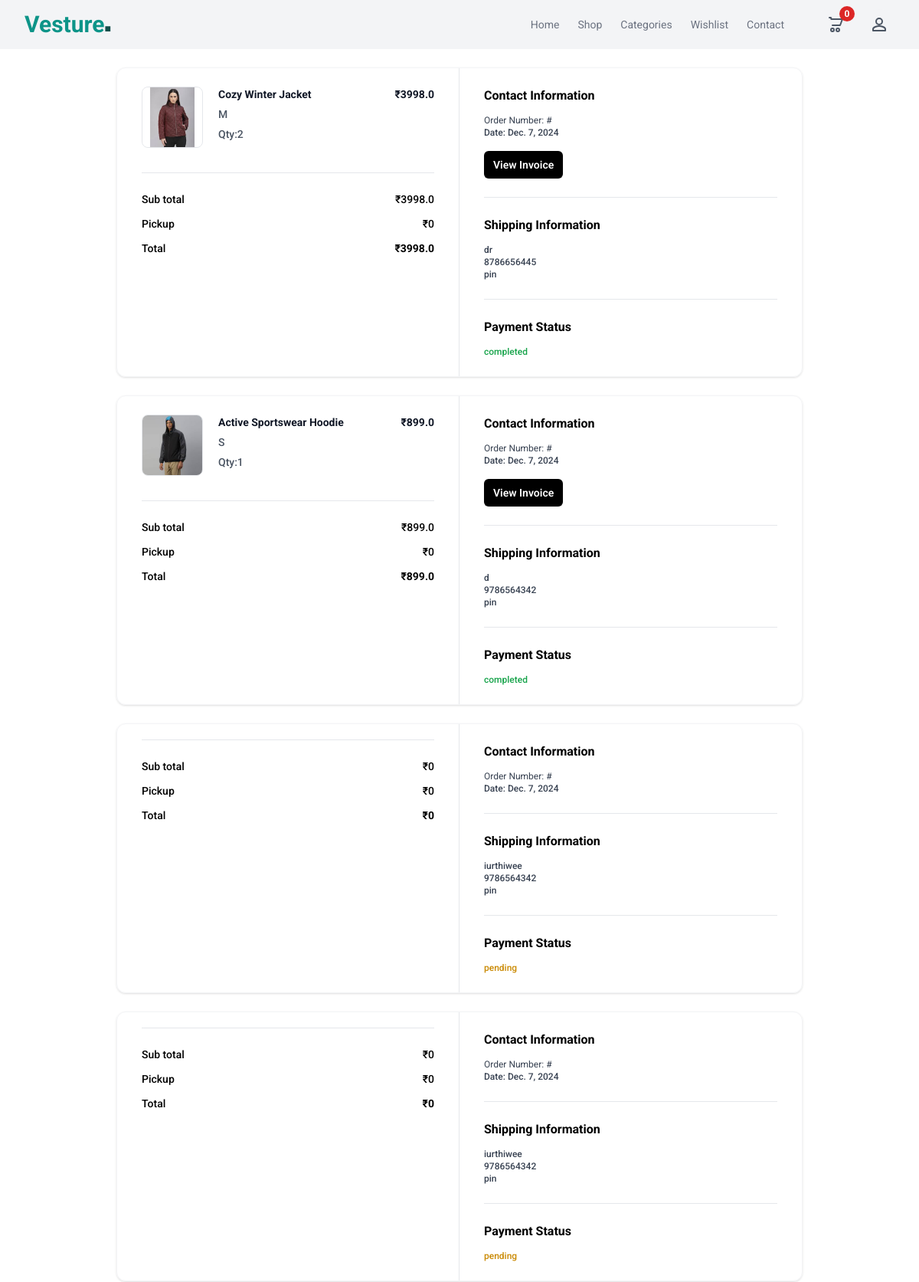
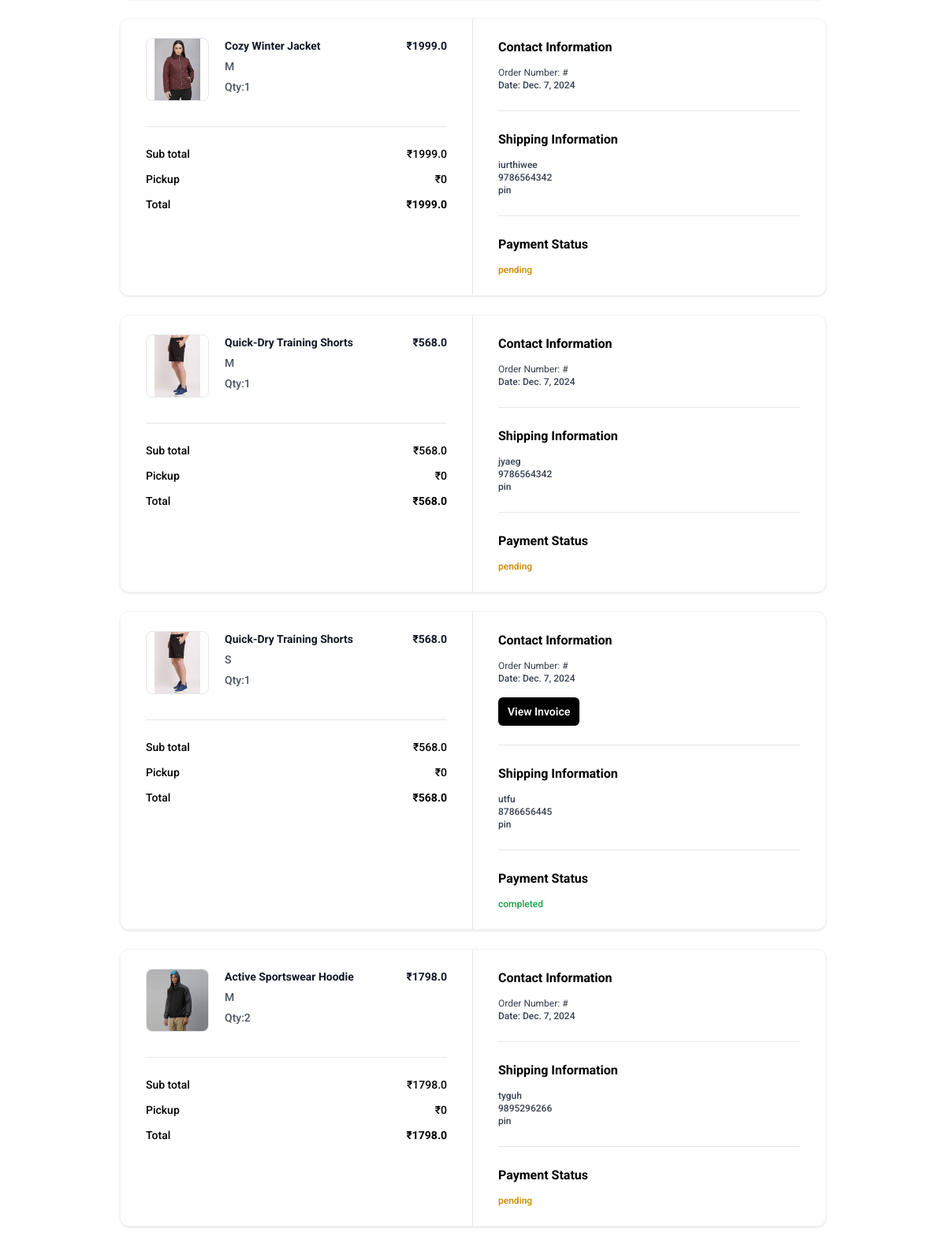
The app's page /order/summary/ (signed in, upper part) with its own data (2 pictures, top to bottom).
### store/models.py (models this page shows, shortened)
class BaseModel(models.Model):
    created_date=models.DateTimeField(auto_now_add=True)
    updated_date=models.DateTimeField(auto_now=True)
    is_active=models.BooleanField(default=True)

class OrderItem(BaseModel):
    order_object=models.ForeignKey(Order,on_delete=models.CASCADE, related_name="orderitems")
    product_object=models.ForeignKey(Product, on_delete=models.CASCADE)
    quantity=models.PositiveIntegerField(default=1)
    size_object=models.ForeignKey(Size, on_delete=models.CASCADE)
    price=models.FloatField()
    @property
    def item_total_price(self):
        return self.quantity * self.price

class Product(BaseModel):
    title=models.CharField(max_length=200)
    description=models.TextField()
    price=models.PositiveIntegerField()
    picture=models.ImageField(upload_to="product_images", null=True, blank=True)
    brand_object=models.ForeignKey(Brand, on_delete=models.CASCADE)
    category_object=models.ForeignKey(Category, on_delete=models.CASCADE)
    size_objects=models.ManyToManyField(Size)
    tag_objects=models.ManyToManyField(Tag)
    color=models.CharField(max_length=200)

class Size(BaseModel):
    name=models.CharField(max_length=200)
    def __str__(self):
        return self.name

class Order(BaseModel):
    customer=models.ForeignKey(User, on_delete=models.CASCADE, related_name="orders")
    address=models.TextField(null=False, blank=False)
    phone=models.CharField(max_length=20, null=False, blank=False)
    PAYMENT_OPTIONS=(
        ("COD","COD"),
        ("ONLINE","ONLINE")
    )
    payment_method=models.CharField(max_length=15, choices=PAYMENT_OPTIONS, default="COD")
    rzp_order_id=models.CharField(max_length=100, null=True)
    is_paid=models.BooleanField(default=False)
    @property
    def order_total_price(self):
        total = sum([oi.item_total_price for oi in self.orderitems.all()])
        return total

class BaseModel(models.Model):
    created_date=models.DateTimeField(auto_now_add=True)
    updated_date=models.DateTimeField(auto_now=True)
    is_active=models.BooleanField(default=True)

### store/views.py (the view)
# urls.py: path('order/summary/', views.OrderSummaryView.as_view(), name='order-summary'),
@method_decorator(decorators, name='dispatch')
class OrderSummaryView(View):
    template_name = 'order_summary.html'
    def get(self, request, *args, **kwargs):
        qs = reversed(request.user.orders.all())
        return render(request, self.template_name, {'orders': qs})

### store/context_processors.py (called while the page is built)
def cart_count_context(request):
    count = 0
    if request.user.is_authenticated:
        count = request.user.cart.cart_item.filter(is_order_placed=False).count()
    return {'item_count': count}

### store/templates/order_summary.html (shortened to what this page needs)
{%extends 'base.html'%}
{%block main%}
{%for o in orders%}
<div class="mx-auto my-4 max-w-4xl md:my-6">
    <div class="overflow-hidden rounded-xl border border-gray-100 shadow">
      <div class="grid grid-cols-1 md:grid-cols-2">
        <div class="px-5 py-6 md:border-r md:border-r-gray-200 md:px-8">
          <div class="flow-root">
            <ul class="-my-7 divide-y divide-gray-200">
              {%for oi in o.orderitems.all%}
              <li class="flex items-stretch justify-between space-x-5 py-7">
                <div class="flex flex-1 items-stretch">
                  <div class="flex-shrink-0">
                  {%if oi.product_object.picture%}
                  <img
                  class="h-20 w-20 rounded-lg border border-gray-200 object-contain"
                  src="{{oi.product_object.picture.url}}"
                  alt="https://static.nike.com/a/images/c_limit,w_592,f_auto/t_product_v1/54a510de-a406-41b2-8d62-7f8c587c9a7e/air-force-1-07-lv8-shoes-9KwrSk.png"
                />
                  {%else%}
                  <img
                  class="h-20 w-20 rounded-lg border border-gray-200 object-contain"
                  src="https://static.nike.com/a/images/c_limit,w_592,f_auto/t_product_v1/54a510de-a406-41b2-8d62-7f8c587c9a7e/air-force-1-07-lv8-shoes-9KwrSk.png"
                />
                  {%endif%}
                  </div>
                  <div class="ml-5 flex flex-col justify-between">
                    <div class="flex-1">
                      <p class="text-sm font-bold text-gray-900">
                       {{oi.product_object.title}}
                      </p>
                      <p class="mt-1.5 text-sm font-medium text-gray-600">
                       {{oi.size_object}}
                      </p>
                      <p class="mt-1.5 text-sm font-medium text-gray-600">
                       Qty:{{oi.quantity}}
                       </p>
                    </div>
                  </div>
                </div>
                <div class="ml-auto flex flex-col items-end justify-between">
                  <p class="text-right text-sm font-bold text-gray-900">
                    ₹{{oi.item_total_price}}
                  </p>
                </div>
              </li>
              {%endfor%}
            </ul>
            <hr class="mt-6 border-gray-200" />
            <ul class="mt-6 space-y-3">
              <li class="flex items-center justify-between">
                <p class="text-sm font-medium">Sub total</p>
                <p class="text-sm font-medium">₹{{o.order_total_price}}</p>
              </li>
              <li class="flex items-center justify-between">
                <p class="text-sm font-medium">Pickup</p>
                <p class="text-sm font-medium">₹0</p>
              </li>
              <li class="flex items-center justify-between">
                <p class="text-sm font-medium ">Total</p>
                <p class="text-sm font-bold ">₹{{o.order_total_price}}</p>
              </li>
            </ul>
          </div>
        </div>
        <div class="px-5 py-6 md:px-8">
          <div class="flow-root">
            <div class="-my-6 divide-y divide-gray-200">
              <div class="py-6">
                <h2 class="text-base font-bold text-black">
                  Contact Information
                </h2>
                <p class="fontmedium mt-3 text-xs text-gray-700">
                  Order Number: #{{o.order_id}}
                </p>
                <p class="text-xs font-medium text-gray-700">
                  Date: {{o.created_date|date}}
                </p>
                {% if o.is_paid %}
                <button
                  type="button"
                  class="mt-4 rounded-md bg-black px-3 py-2 text-sm font-semibold text-white shadow-sm hover:bg-black/80 focus-visible:outline focus-visible:outline-2 focus-visible:outline-offset-2 focus-visible:outline-black"
                >
                  View Invoice
                </button>
                {% endif %}
              </div>
              <div class="py-6">
                <h2 class="mb-2 text-base font-bold text-black">
                  Shipping Information
                </h2>
                <p class="mt-3 text-xs font-medium text-gray-700">{{o.address}}</p>
                <p class="text-xs font-medium text-gray-700">
                    {{o.phone}}
                </p>
                <p class="text-xs font-medium text-gray-700">pin</p>
              </div>
              <div class="py-6">
                <h2 class="text-base font-bold text-black">
                  Payment Status
                </h2>
                <p class="mt-3 text-xs font-medium text-gray-700">
                  {%if o.is_paid%}
                    <span class="text-green-600">completed</span>
                  {%else%}
                    <span class="text-yellow-600">pending</span>
                  {%endif%}
                </p>
              </div>
            </div>
          </div>
        </div>
      </div>
    </div>
</div>
{%endfor%}
{%endblock%}

### store/templates/base.html (shortened to what this page needs)
<!DOCTYPE html>
<html lang="en">
<head>
    <script src="https://cdn.tailwindcss.com"></script>
</head>
<body>
<header class="bg-gray-100">
    <div class="mx-auto max-w-screen-xl px-4 sm:px-6 lg:px-8">
        <div class="flex h-16 items-center justify-between">
            <div class="flex-1 md:flex md:items-center md:gap-12">
            <a href="{% url 'product-list' %}"><h1 class="font-bold text-3xl text-teal-600">Vesture<span class="text-sm text-teal-900">■</span></h1></a>
            </div>
            <div class="md:flex md:items-center md:gap-12">
                <nav aria-label="Global" class="hidden md:block">
                    <ul class="flex items-center gap-6 text-sm">
                        <li>
                            <a class="text-gray-500 transition hover:text-gray-500/75" href="{% url 'product-list' %}"> Home</a>
                        </li>
                        <li>
                            <a class="text-gray-500 transition hover:text-gray-500/75" href="#collection"> Shop </a>
                        </li>
                        <li>
                            <a class="text-gray-500 transition hover:text-gray-500/75" href="#"> Categories </a>
                        </li>
                        {% if request.user.is_authenticated %}
                        <li>
                            <a class="text-gray-500 transition hover:text-gray-500/75" href="{% url 'wishlist' %}"> Wishlist </a>
                        </li>
                        {% endif %}
                        <li>
                            <a class="text-gray-500 transition hover:text-gray-500/75" href="{% url 'contact' %}"> Contact </a>
                        </li>
                    </ul>
                </nav>
                {% if not request.user.is_authenticated %}
                <div class="flex items-center gap-4">
                    <div class="sm:flex sm:gap-4">
                      <a
                        class="rounded-md bg-teal-600 hover:bg-teal-500 active:bg-teal-800 px-5 py-2.5 text-sm font-medium text-white shadow"
                        href="{% url 'signin' %}"
                      >
                        Login
                      </a>
                      <div class="hidden sm:flex">
                        <a
                          class="rounded-md bg-white shadow hover:bg-teal-600 hover:text-white active:bg-teal-800 px-5 py-2.5 text-sm font-medium text-teal-600"
                          href="{% url 'signup' %}"
                        >
                          Register
                        </a>
                      </div>
                    </div>
                </div>
                {% else %}
                <div class="flex items-center gap-4">
                    <a
                        class="relative rounded-md bg-gray-100 p-2 text-gray-600 transition hover:text-gray-700"
                        href="{% url 'cart-summary' %}"
                    >
                        <svg
                            xmlns="http://www.w3.org/2000/svg"
                            class="h-6 w-6"
                            fill="none"
                            viewBox="0 0 24 24"
                            stroke="currentColor"
                            stroke-width="2"
                        >
                            <path stroke-linecap="round" stroke-linejoin="round" d="M3 3h2l.4 2M7 13h10l3-8H6.4M16 19a2 2 0 11-4 0 2 2 0 014 0zM9 19a2 2 0 11-4 0 2 2 0 014 0z" />
                        </svg>
                        <span
                            class="absolute -top-1 -right-1 inline-flex h-5 w-5 items-center justify-center rounded-full bg-red-600 text-xs font-bold text-white"
                        >
                            {{item_count}}
                        </span>
                    </a>
                    <div class="relative">
                        <button
                            id="userMenuButton"
                            class="rounded-full bg-gray-100 p-2 text-gray-600 hover:text-gray-700 focus:outline-none"
                        >
                            <svg
                                xmlns="http://www.w3.org/2000/svg"
                                class="h-6 w-6"
                                fill="none"
                                viewBox="0 0 24 24"
                                stroke="currentColor"
                                stroke-width="2"
                            >
                                <path
                                    stroke-linecap="round"
                                    stroke-linejoin="round"
                                    d="M12 12c2.21 0 4-1.79 4-4s-1.79-4-4-4-4 1.79-4 4 1.79 4 4 4zm0 2c-2.67 0-8 1.34-8 4v2h16v-2c0-2.66-5.33-4-8-4z"
                                />
                            </svg>
                        </button>
                    </div>
                </div>
                {% endif %}
            </div>
        </div>
</header>
    {% block main %}
    {% endblock %}
</body>
</html>

### store/templates/base.html (style rules this page uses)
* { font-family: "Roboto", serif; }

### records on screen
Order: order_total_price "3998.0", created_date "Dec. 7, 2024", is_paid "View Invoice", address "dr", phone "8786656445"
OrderItem: product_object.picture (picture), product_object "Cozy Winter Jacket", size_object "M", quantity "2", item_total_price "3998.0"
Order: order_total_price "899.0", created_date "Dec. 7, 2024", is_paid "View Invoice", address "d", phone "9786564342"
OrderItem: product_object.picture (picture), product_object "Active Sportswear Hoodie", size_object "S", quantity "1", item_total_price "899.0"
Order: order_total_price "0", created_date "Dec. 7, 2024", address "iurthiwee", phone "9786564342", is_paid "pending"
Order: order_total_price "0", created_date "Dec. 7, 2024", address "iurthiwee", phone "9786564342", is_paid "pending"
Order: order_total_price "1999.0", created_date "Dec. 7, 2024", address "iurthiwee", phone "9786564342", is_paid "pending"
OrderItem: product_object.picture (picture), product_object "Cozy Winter Jacket", size_object "M", quantity "1", item_total_price "1999.0"
Order: order_total_price "568.0", created_date "Dec. 7, 2024", address "jyaeg", phone "9786564342", is_paid "pending"
OrderItem: product_object.picture (picture), product_object "Quick-Dry Training Shorts", size_object "M", quantity "1", item_total_price "568.0"
Order: order_total_price "568.0", created_date "Dec. 7, 2024", is_paid "View Invoice", address "utfu", phone "8786656445"
OrderItem: product_object.picture (picture), product_object "Quick-Dry Training Shorts", size_object "S", quantity "1", item_total_price "568.0"
Order: order_total_price "1798.0", created_date "Dec. 7, 2024", address "tyguh", phone "9895296266", is_paid "pending"
OrderItem: product_object.picture (picture), product_object "Active Sportswear Hoodie", size_object "M", quantity "2", item_total_price "1798.0"

### other values on screen
{{ item_count }} "0"
